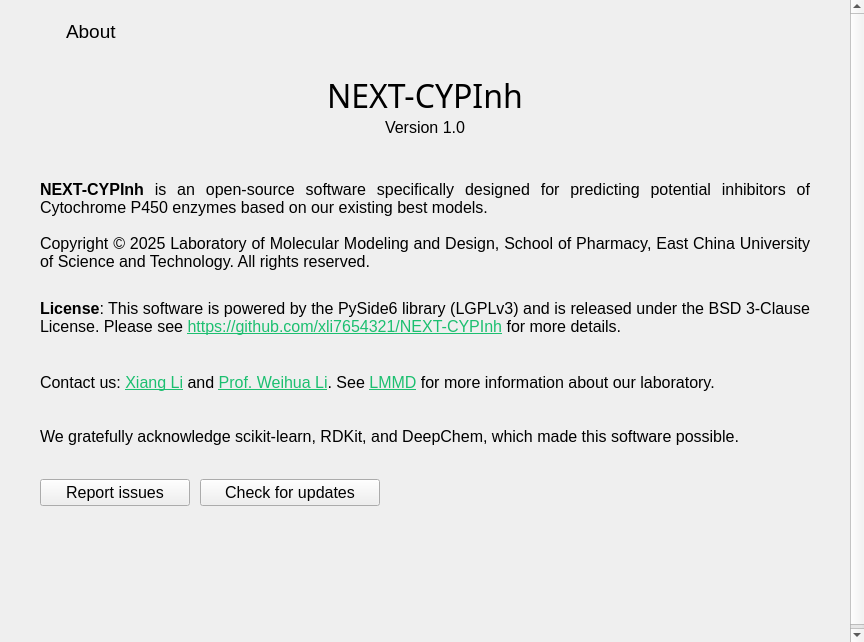
<?xml version="1.0" encoding="UTF-8"?>
<ui version="4.0">
 <class>aboutPage</class>
 <widget class="QWidget" name="aboutPage">
  <property name="geometry">
   <rect>
    <x>0</x>
    <y>0</y>
    <width>864</width>
    <height>642</height>
   </rect>
  </property>
  <property name="minimumSize">
   <size>
    <width>864</width>
    <height>642</height>
   </size>
  </property>
  <property name="maximumSize">
   <size>
    <width>864</width>
    <height>642</height>
   </size>
  </property>
  <property name="font">
   <font>
    <family>Segoe UI</family>
    <pointsize>12</pointsize>
   </font>
  </property>
  <property name="windowTitle">
   <string>aboutPage</string>
  </property>
  <property name="locale">
   <locale language="English" country="UnitedStates"/>
  </property>
  <widget class="QScrollArea" name="about_scrollArea">
   <property name="geometry">
    <rect>
     <x>0</x>
     <y>0</y>
     <width>864</width>
     <height>642</height>
    </rect>
   </property>
   <property name="sizePolicy">
    <sizepolicy hsizetype="Fixed" vsizetype="Fixed">
     <horstretch>0</horstretch>
     <verstretch>0</verstretch>
    </sizepolicy>
   </property>
   <property name="frameShape">
    <enum>QFrame::NoFrame</enum>
   </property>
   <property name="verticalScrollBarPolicy">
    <enum>Qt::ScrollBarAlwaysOn</enum>
   </property>
   <property name="widgetResizable">
    <bool>true</bool>
   </property>
   <widget class="QWidget" name="about_scrollAreaWidgetContents">
    <property name="geometry">
     <rect>
      <x>0</x>
      <y>0</y>
      <width>847</width>
      <height>646</height>
     </rect>
    </property>
    <property name="sizePolicy">
     <sizepolicy hsizetype="Preferred" vsizetype="Fixed">
      <horstretch>0</horstretch>
      <verstretch>0</verstretch>
     </sizepolicy>
    </property>
    <layout class="QVBoxLayout" name="verticalLayout" stretch="0,0,0,0,0,0,0,0,0,0,0,0,0,0,0,0,0,0">
     <property name="spacing">
      <number>0</number>
     </property>
     <property name="leftMargin">
      <number>40</number>
     </property>
     <property name="topMargin">
      <number>0</number>
     </property>
     <property name="rightMargin">
      <number>40</number>
     </property>
     <property name="bottomMargin">
      <number>0</number>
     </property>
     <item>
      <spacer name="verticalSpacer">
       <property name="orientation">
        <enum>Qt::Vertical</enum>
       </property>
       <property name="sizeType">
        <enum>QSizePolicy::Fixed</enum>
       </property>
       <property name="sizeHint" stdset="0">
        <size>
         <width>20</width>
         <height>20</height>
        </size>
       </property>
      </spacer>
     </item>
     <item>
      <layout class="QHBoxLayout" name="about_headline_hlay" stretch="0,0">
       <property name="spacing">
        <number>6</number>
       </property>
       <item>
        <widget class="QLabel" name="about_icon">
         <property name="maximumSize">
          <size>
           <width>20</width>
           <height>20</height>
          </size>
         </property>
         <property name="text">
          <string/>
         </property>
         <property name="pixmap">
          <pixmap resource="../static/resource.qrc">:/icons/icons/Bootstrap-Bootstrap-Bootstrap-info-circle.ico</pixmap>
         </property>
         <property name="scaledContents">
          <bool>true</bool>
         </property>
         <property name="alignment">
          <set>Qt::AlignCenter</set>
         </property>
        </widget>
       </item>
       <item>
        <widget class="QLabel" name="about_label">
         <property name="sizePolicy">
          <sizepolicy hsizetype="Preferred" vsizetype="Fixed">
           <horstretch>0</horstretch>
           <verstretch>0</verstretch>
          </sizepolicy>
         </property>
         <property name="font">
          <font>
           <family>Segoe UI</family>
           <pointsize>14</pointsize>
          </font>
         </property>
         <property name="text">
          <string>About</string>
         </property>
         <property name="alignment">
          <set>Qt::AlignLeading|Qt::AlignLeft|Qt::AlignVCenter</set>
         </property>
        </widget>
       </item>
      </layout>
     </item>
     <item>
      <spacer name="verticalSpacer_2">
       <property name="orientation">
        <enum>Qt::Vertical</enum>
       </property>
       <property name="sizeType">
        <enum>QSizePolicy::Fixed</enum>
       </property>
       <property name="sizeHint" stdset="0">
        <size>
         <width>20</width>
         <height>30</height>
        </size>
       </property>
      </spacer>
     </item>
     <item>
      <widget class="QLabel" name="about_title_label">
       <property name="sizePolicy">
        <sizepolicy hsizetype="Preferred" vsizetype="Fixed">
         <horstretch>0</horstretch>
         <verstretch>0</verstretch>
        </sizepolicy>
       </property>
       <property name="font">
        <font>
         <family>Sitka</family>
         <pointsize>24</pointsize>
         <bold>false</bold>
        </font>
       </property>
       <property name="cursor">
        <cursorShape>ArrowCursor</cursorShape>
       </property>
       <property name="frameShape">
        <enum>QFrame::NoFrame</enum>
       </property>
       <property name="frameShadow">
        <enum>QFrame::Plain</enum>
       </property>
       <property name="text">
        <string>NEXT-CYPInh</string>
       </property>
       <property name="textFormat">
        <enum>Qt::PlainText</enum>
       </property>
       <property name="alignment">
        <set>Qt::AlignCenter</set>
       </property>
       <property name="textInteractionFlags">
        <set>Qt::LinksAccessibleByMouse</set>
       </property>
      </widget>
     </item>
     <item>
      <widget class="QLabel" name="version_label">
       <property name="sizePolicy">
        <sizepolicy hsizetype="Preferred" vsizetype="Fixed">
         <horstretch>0</horstretch>
         <verstretch>0</verstretch>
        </sizepolicy>
       </property>
       <property name="font">
        <font>
         <family>Segoe UI</family>
         <pointsize>12</pointsize>
        </font>
       </property>
       <property name="cursor">
        <cursorShape>IBeamCursor</cursorShape>
       </property>
       <property name="mouseTracking">
        <bool>true</bool>
       </property>
       <property name="text">
        <string>Version 1.0</string>
       </property>
       <property name="alignment">
        <set>Qt::AlignCenter</set>
       </property>
       <property name="textInteractionFlags">
        <set>Qt::LinksAccessibleByMouse|Qt::TextSelectableByMouse</set>
       </property>
      </widget>
     </item>
     <item>
      <spacer name="verticalSpacer_3">
       <property name="orientation">
        <enum>Qt::Vertical</enum>
       </property>
       <property name="sizeType">
        <enum>QSizePolicy::Fixed</enum>
       </property>
       <property name="sizeHint" stdset="0">
        <size>
         <width>20</width>
         <height>40</height>
        </size>
       </property>
      </spacer>
     </item>
     <item>
      <widget class="QLabel" name="intro_label">
       <property name="sizePolicy">
        <sizepolicy hsizetype="Preferred" vsizetype="Fixed">
         <horstretch>0</horstretch>
         <verstretch>0</verstretch>
        </sizepolicy>
       </property>
       <property name="maximumSize">
        <size>
         <width>16777215</width>
         <height>44</height>
        </size>
       </property>
       <property name="font">
        <font>
         <family>Segoe UI</family>
         <pointsize>12</pointsize>
        </font>
       </property>
       <property name="cursor">
        <cursorShape>IBeamCursor</cursorShape>
       </property>
       <property name="text">
        <string>&lt;html&gt;&lt;head/&gt;&lt;body&gt;&lt;p&gt;&lt;span style=&quot; font-weight:600;&quot;&gt;NEXT-CYPInh&lt;/span&gt; is an open-source software specifically designed for predicting potential inhibitors of Cytochrome P450 enzymes based on our existing best models.&lt;/p&gt;&lt;/body&gt;&lt;/html&gt;</string>
       </property>
       <property name="textFormat">
        <enum>Qt::RichText</enum>
       </property>
       <property name="alignment">
        <set>Qt::AlignJustify|Qt::AlignVCenter</set>
       </property>
       <property name="wordWrap">
        <bool>true</bool>
       </property>
       <property name="textInteractionFlags">
        <set>Qt::LinksAccessibleByMouse|Qt::TextSelectableByMouse</set>
       </property>
      </widget>
     </item>
     <item>
      <spacer name="verticalSpacer_5">
       <property name="orientation">
        <enum>Qt::Vertical</enum>
       </property>
       <property name="sizeType">
        <enum>QSizePolicy::Fixed</enum>
       </property>
       <property name="sizeHint" stdset="0">
        <size>
         <width>20</width>
         <height>10</height>
        </size>
       </property>
      </spacer>
     </item>
     <item>
      <widget class="QLabel" name="copy_label">
       <property name="sizePolicy">
        <sizepolicy hsizetype="Preferred" vsizetype="Fixed">
         <horstretch>0</horstretch>
         <verstretch>0</verstretch>
        </sizepolicy>
       </property>
       <property name="maximumSize">
        <size>
         <width>16777215</width>
         <height>44</height>
        </size>
       </property>
       <property name="font">
        <font>
         <family>Segoe UI</family>
         <pointsize>12</pointsize>
        </font>
       </property>
       <property name="cursor">
        <cursorShape>IBeamCursor</cursorShape>
       </property>
       <property name="text">
        <string>Copyright &amp;copy; 2025 Laboratory of Molecular Modeling and Design, School of Pharmacy, East China University of Science and Technology. All rights reserved.</string>
       </property>
       <property name="textFormat">
        <enum>Qt::RichText</enum>
       </property>
       <property name="alignment">
        <set>Qt::AlignJustify|Qt::AlignVCenter</set>
       </property>
       <property name="wordWrap">
        <bool>true</bool>
       </property>
       <property name="textInteractionFlags">
        <set>Qt::LinksAccessibleByMouse|Qt::TextSelectableByMouse</set>
       </property>
      </widget>
     </item>
     <item>
      <spacer name="verticalSpacer_6">
       <property name="orientation">
        <enum>Qt::Vertical</enum>
       </property>
       <property name="sizeType">
        <enum>QSizePolicy::Fixed</enum>
       </property>
       <property name="sizeHint" stdset="0">
        <size>
         <width>20</width>
         <height>10</height>
        </size>
       </property>
      </spacer>
     </item>
     <item>
      <widget class="QLabel" name="license_label">
       <property name="sizePolicy">
        <sizepolicy hsizetype="Preferred" vsizetype="Fixed">
         <horstretch>0</horstretch>
         <verstretch>0</verstretch>
        </sizepolicy>
       </property>
       <property name="maximumSize">
        <size>
         <width>16777215</width>
         <height>66</height>
        </size>
       </property>
       <property name="font">
        <font>
         <family>Segoe UI</family>
         <pointsize>12</pointsize>
        </font>
       </property>
       <property name="cursor">
        <cursorShape>IBeamCursor</cursorShape>
       </property>
       <property name="focusPolicy">
        <enum>Qt::NoFocus</enum>
       </property>
       <property name="text">
        <string>&lt;html&gt;&lt;head/&gt;&lt;body&gt;&lt;p&gt;&lt;span style=&quot; font-weight:600;&quot;&gt;License&lt;/span&gt;: This software is powered by the PySide6 library (LGPLv3) and is released under the BSD 3-Clause License. Please see &lt;a href=&quot;https://github.com/xli7654321/NEXT-CYPInh&quot;&gt;&lt;span style=&quot; text-decoration: underline; color:#1cbf70;&quot;&gt;https://github.com/xli7654321/NEXT-CYPInh&lt;/span&gt;&lt;/a&gt; for more details.&lt;/p&gt;&lt;/body&gt;&lt;/html&gt;</string>
       </property>
       <property name="textFormat">
        <enum>Qt::RichText</enum>
       </property>
       <property name="alignment">
        <set>Qt::AlignJustify|Qt::AlignVCenter</set>
       </property>
       <property name="wordWrap">
        <bool>true</bool>
       </property>
       <property name="openExternalLinks">
        <bool>true</bool>
       </property>
       <property name="textInteractionFlags">
        <set>Qt::LinksAccessibleByMouse|Qt::TextSelectableByMouse</set>
       </property>
      </widget>
     </item>
     <item>
      <spacer name="verticalSpacer_7">
       <property name="orientation">
        <enum>Qt::Vertical</enum>
       </property>
       <property name="sizeType">
        <enum>QSizePolicy::Fixed</enum>
       </property>
       <property name="sizeHint" stdset="0">
        <size>
         <width>20</width>
         <height>10</height>
        </size>
       </property>
      </spacer>
     </item>
     <item>
      <widget class="QLabel" name="contact_label">
       <property name="sizePolicy">
        <sizepolicy hsizetype="Preferred" vsizetype="Fixed">
         <horstretch>0</horstretch>
         <verstretch>0</verstretch>
        </sizepolicy>
       </property>
       <property name="maximumSize">
        <size>
         <width>16777215</width>
         <height>44</height>
        </size>
       </property>
       <property name="font">
        <font>
         <family>Segoe UI</family>
         <pointsize>12</pointsize>
        </font>
       </property>
       <property name="cursor">
        <cursorShape>IBeamCursor</cursorShape>
       </property>
       <property name="text">
        <string>&lt;html&gt;&lt;head/&gt;&lt;body&gt;&lt;p&gt;Contact us: &lt;a href=&quot;xli3667@mail.ecust.edu.cn&quot;&gt;&lt;span style=&quot; text-decoration: underline; color:#1cbf70;&quot;&gt;Xiang Li&lt;/span&gt;&lt;/a&gt; and &lt;a href=&quot;whli@ecust.edu.cn&quot;&gt;&lt;span style=&quot; text-decoration: underline; color:#1cbf70;&quot;&gt;Prof. Weihua Li&lt;/span&gt;&lt;/a&gt;. See &lt;a href=&quot;https://lmmd.ecust.edu.cn/&quot;&gt;&lt;span style=&quot; text-decoration: underline; color:#1cbf70;&quot;&gt;LMMD&lt;/span&gt;&lt;/a&gt; for more information about our laboratory.&lt;/p&gt;&lt;/body&gt;&lt;/html&gt;</string>
       </property>
       <property name="textFormat">
        <enum>Qt::RichText</enum>
       </property>
       <property name="alignment">
        <set>Qt::AlignJustify|Qt::AlignVCenter</set>
       </property>
       <property name="wordWrap">
        <bool>true</bool>
       </property>
       <property name="openExternalLinks">
        <bool>true</bool>
       </property>
       <property name="textInteractionFlags">
        <set>Qt::LinksAccessibleByMouse|Qt::TextSelectableByMouse</set>
       </property>
      </widget>
     </item>
     <item>
      <spacer name="verticalSpacer_9">
       <property name="orientation">
        <enum>Qt::Vertical</enum>
       </property>
       <property name="sizeType">
        <enum>QSizePolicy::Fixed</enum>
       </property>
       <property name="sizeHint" stdset="0">
        <size>
         <width>20</width>
         <height>10</height>
        </size>
       </property>
      </spacer>
     </item>
     <item>
      <widget class="QLabel" name="thanks_label">
       <property name="sizePolicy">
        <sizepolicy hsizetype="Preferred" vsizetype="Fixed">
         <horstretch>0</horstretch>
         <verstretch>0</verstretch>
        </sizepolicy>
       </property>
       <property name="maximumSize">
        <size>
         <width>16777215</width>
         <height>44</height>
        </size>
       </property>
       <property name="font">
        <font>
         <family>Segoe UI</family>
         <pointsize>12</pointsize>
        </font>
       </property>
       <property name="cursor">
        <cursorShape>IBeamCursor</cursorShape>
       </property>
       <property name="text">
        <string>&lt;html&gt;&lt;head/&gt;&lt;body&gt;&lt;p&gt;We gratefully acknowledge scikit-learn, RDKit, and DeepChem, which made this software possible.&lt;/p&gt;&lt;/body&gt;&lt;/html&gt;</string>
       </property>
       <property name="textFormat">
        <enum>Qt::RichText</enum>
       </property>
       <property name="alignment">
        <set>Qt::AlignJustify|Qt::AlignVCenter</set>
       </property>
       <property name="wordWrap">
        <bool>true</bool>
       </property>
       <property name="openExternalLinks">
        <bool>true</bool>
       </property>
       <property name="textInteractionFlags">
        <set>Qt::LinksAccessibleByMouse|Qt::TextSelectableByMouse</set>
       </property>
      </widget>
     </item>
     <item>
      <spacer name="verticalSpacer_8">
       <property name="orientation">
        <enum>Qt::Vertical</enum>
       </property>
       <property name="sizeType">
        <enum>QSizePolicy::Fixed</enum>
       </property>
       <property name="sizeHint" stdset="0">
        <size>
         <width>20</width>
         <height>20</height>
        </size>
       </property>
      </spacer>
     </item>
     <item>
      <layout class="QHBoxLayout" name="horizontalLayout">
       <property name="spacing">
        <number>10</number>
       </property>
       <item>
        <widget class="QPushButton" name="report_btn">
         <property name="minimumSize">
          <size>
           <width>150</width>
           <height>0</height>
          </size>
         </property>
         <property name="font">
          <font>
           <family>Segoe UI</family>
           <pointsize>12</pointsize>
          </font>
         </property>
         <property name="cursor">
          <cursorShape>PointingHandCursor</cursorShape>
         </property>
         <property name="text">
          <string>Report issues</string>
         </property>
        </widget>
       </item>
       <item>
        <widget class="QPushButton" name="update_btn">
         <property name="minimumSize">
          <size>
           <width>180</width>
           <height>0</height>
          </size>
         </property>
         <property name="font">
          <font>
           <family>Segoe UI</family>
           <pointsize>12</pointsize>
          </font>
         </property>
         <property name="cursor">
          <cursorShape>PointingHandCursor</cursorShape>
         </property>
         <property name="text">
          <string>Check for updates</string>
         </property>
        </widget>
       </item>
       <item>
        <spacer name="horizontalSpacer">
         <property name="orientation">
          <enum>Qt::Horizontal</enum>
         </property>
         <property name="sizeHint" stdset="0">
          <size>
           <width>40</width>
           <height>0</height>
          </size>
         </property>
        </spacer>
       </item>
      </layout>
     </item>
     <item>
      <spacer name="verticalSpacer_4">
       <property name="orientation">
        <enum>Qt::Vertical</enum>
       </property>
       <property name="sizeType">
        <enum>QSizePolicy::Fixed</enum>
       </property>
       <property name="sizeHint" stdset="0">
        <size>
         <width>20</width>
         <height>140</height>
        </size>
       </property>
      </spacer>
     </item>
    </layout>
   </widget>
  </widget>
 </widget>
 <resources>
  <include location="../static/resource.qrc"/>
 </resources>
 <connections/>
</ui>
